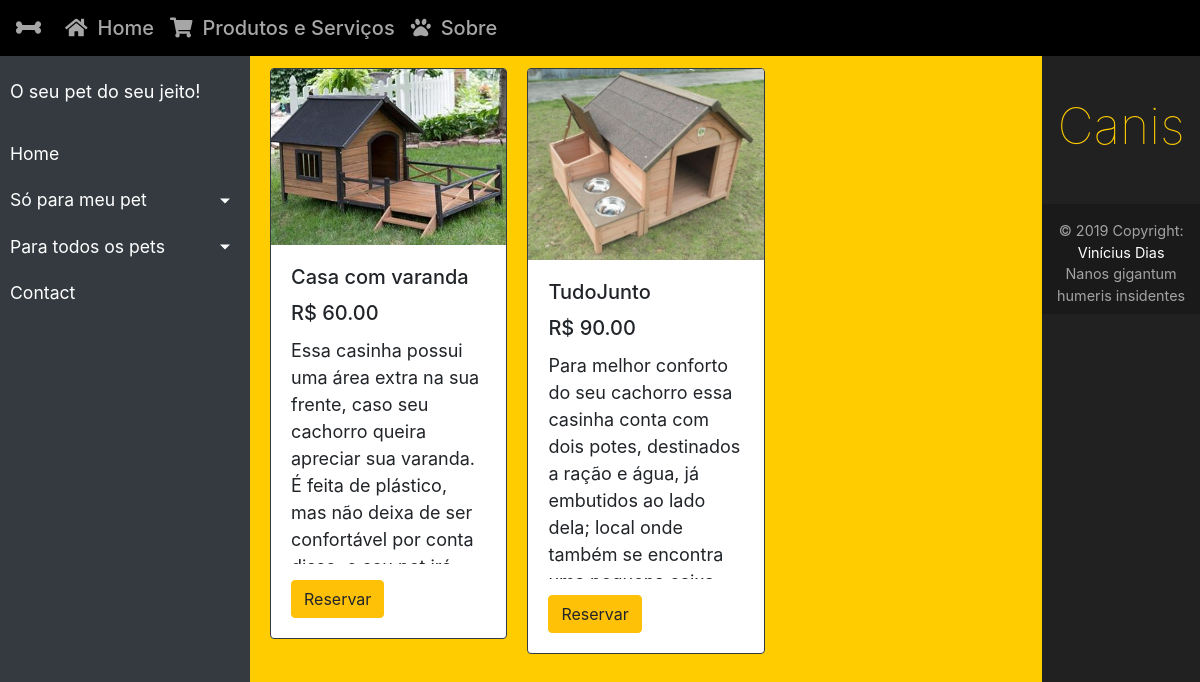
The app's page /incluir/paginas/TaMassaQuandoEuSouberMaisTenhoQueVerIsso.php with its own data.
### tables this page shows
CREATE TABLE `produtos` (
  `id` varchar(50) NOT NULL,
  `nome` varchar(50) DEFAULT NULL,
  `descricao` varchar(900) DEFAULT NULL,
  `preco` decimal(10,2) DEFAULT NULL,
  `quantidade` int(50) DEFAULT NULL,
  `imagem` varchar(200) DEFAULT NULL
);

### incluir/paginas/subPaginas_PS/todosProdutos.php (the view, shortened to what this page needs)
<div class="tab-pane fade show active" id="ToP" role="tabpanel" aria-labelledby="ToP-tab">
			<div class='card-columns' id='coluna01'>
	<?php
		mysqli_query($connect, "SET NAMES 'utf8'");
		mysqli_query($connect, 'SET character_set_connection=utf8');
		mysqli_query($connect, 'SET character_set_client=utf8');
		mysqli_query($connect, 'SET character_set_results=utf8');
		$sql = mysqli_query($connect, "SELECT * FROM produtos");
		while($resultado = mysqli_fetch_array($sql)){
			$id = $resultado['id'];
			$nome 		= $resultado['nome'];
			$descricao 	= $resultado['descricao'];
			$imagem 	= $resultado['imagem'];
			$preco 	= $resultado['preco'];
			echo "
      			<div class='card border-dark'>
	            	<img src='../imagens/produtos/".$imagem."' class='card-img-top' alt='...'>
	            	<div class='card-body'>
	              		<h5 class='card-title'>".$nome."</h5>
	              		<h5 class='card-title align'> R$ ".$preco."</h5>
	              		<p class='card-text' style='min-height: 5ch; max-height: 20ch;overflow: hidden;text-overflow: ellipsis;''>".$descricao."</p>
	              		<form method='POST' action='reserva.php'>
	              			<input type='text' name='idProduto'  value='".$id."' style='display: none;' required>";
	              			if ($_SESSION['user'] == 'deslogado'){
	              				echo '<h5 class="text-danger"> Entre para poder reservar </h5>';
	              			}else{
	              				echo "
				              		<button type='submit' class='btn btn-warning'>
									  Reservar
									</button>";
							}echo "
        				</form>
		            </div>
	        	</div>
			";
		}
	?>
	</div>
</div>

### incluir/paginas/TaMassaQuandoEuSouberMaisTenhoQueVerIsso.php (shortened to what this page needs)
<!DOCTYPE html>
<html>
<head>
  <?php include "../complementos/link.php"; ?>
  <link rel="stylesheet" type="text/css" href="../complementos/style_menuLateral.css">
</head>
<body>
  <?php include "../complementos/menu.php"; ?>
  <div class="wrapper">
        <nav id="sidebar" class="fixed-left">
            <ul class="list-unstyled components" id="pills-tab" role="tablist" style="border: none;">
                <p>O seu pet do seu jeito!</p>
                <li class="nav-item">
                    <a class="nav-link active" id="pills-home-tab" data-toggle="pill" href="#pills-home" role="tab" aria-controls="pills-home" aria-selected="true">Home</a>
                </li>
                <li>
                    <a href="#homeSubmenu" data-toggle="collapse" aria-expanded="false" class="dropdown-toggle">Só para meu pet</a>
                </li>
                <li>
                    <a href="#pageSubmenu" data-toggle="collapse" aria-expanded="false" class="dropdown-toggle">Para todos os pets</a>
                </li>
                <li class="nav-item">
    <a class="nav-link" id="pills-contact-tab" data-toggle="pill" href="#pills-contact" role="tab" aria-controls="pills-contact" aria-selected="false">Contact</a>
  </li>
            </ul>
        </nav>
        <div id="content">
            <div class="tab-content" id="pills-tabContent">
                <?php include 'subPaginas_PS/todosProdutos.php'; ?>
            </div>
        </div>
  <?php include "../complementos/footer.php"; ?>
</body>
</html>

### incluir/complementos/link.php (shortened to what this page needs)
<link rel="stylesheet" href="../bootstrap/css/bootstrap.min.css">
<link rel="stylesheet" href="../font-awesome/css/all.min.css">
<link rel="stylesheet" type="text/css" href="../../cascata.css">

### incluir/complementos/menu.php (shortened to what this page needs)
<?php if($linkAtivo != "cadastrar.php" and $linkAtivo != "entrar.php"){ ?>
	<nav class="navbar fixed-top navbar-expand navbar-dark bg-dark">
		<a <?php if($linkAtivo == "produtos_servicos.php"){echo 'style="cursor: pointer" id="sidebarCollapse"';}else{echo 'style="cursor: default;"';} ?> class="navbar-brand" href="#"><span><i <?php if($linkAtivo == "produtos_servicos.php"){echo 'style="font-size: 100%; color: #fff; transform: rotate(90deg);"';}else{echo 'style="color: rgba(255,255,255,.65); font-size: 100%;"';} ?> class="fas fa-bone"></i></span>
		</a>
		<div class="collapse navbar-collapse" id="navbarSupportedContent">
			<ul class="navbar-nav mr-auto">
				<li <?php if($linkAtivo == "index.php"){echo 'class="active"';} ?> class="nav-item">
					<a class="nav-link mb-0 h5 icone" href="../../index.php"><i  class="fas fa-home" style="font-size: 100%; margin-right: 10px;"></i>Home</a>
				</li>
				<li <?php if($linkAtivo == "produtos_servicos.php"){echo 'class="active"';} ?> class="nav-item">
					<a class="nav-link mb-0 h5 icone" href="produtos_servicos.php"><i  class="fas fa-shopping-cart antigo" style="font-size: 100%; margin-right: 10px;"></i>Produtos e Serviços</a>
				</li>
				<li <?php if($linkAtivo == "sobre.php"){echo 'class="active"';} ?> class="nav-item">
					<a class="nav-link mb-0 h5 icone" href="sobre.php" tabindex="-1" aria-disabled="true"><i  class="fas fa-paw" style="font-size: 100%; margin-right: 10px;"></i>Sobre</a>
				</li>
			</ul>
		</div>
	</nav>
<?php } ?>
<br><br>

### incluir/complementos/footer.php
<?php if($linkAtivo == "cadastrar.php" || $linkAtivo == "entrar.php"){?>
  <footer class="fixed-bottom page-footer font-small elegant-color-dark darken-3">
    <div class="footer-copyright text-center pt-3">&copy; 2019 Copyright:
      <a href="https://github.com/Anillas">Vinícius Dias</a>
    </div>
    <div class="footer-copyright text-center pb-2">
      Nanos gigantum humeris insidentes
    </div>
  </footer>
<?php }else{?>
  <footer class="page-footer font-small elegant-color-dark darken-3">
    <div class="container">
      <div class="row">
        <div class="col-md-12 py-5 text-center">
            <h2 class="mlc">  Canis  </h2>
        </div>
      </div>
    </div>
    <div class="footer-copyright text-center pt-3">© 2019 Copyright:
      <a href="https://github.com/Anillas" target="blank">Vinícius Dias</a>
    </div>
    <div class="footer-copyright text-center pb-2">
      Nanos gigantum humeris insidentes
    </div>
  </footer>
<?php } ?>

### cascata.css (style rules this page uses)
body { width: 100%; height: 100%; margin: 0px; padding: 0px; background: #fc0; overflow-x: hidden; }
.fas { color:rgba(255,255,255,.65) }
footer.page-footer { bottom: 0; color: #fff; }
footer.page-footer .footer-copyright { overflow: hidden; color: rgba(255, 255, 255, 0.6); background-color: rgba(0, 0, 0, 0.2); }
footer.page-footer a { color: #fff; }
.font-small { font-size: 0.9rem; }
.elegant-color-dark { background-color: #212121 !important; }
.elegant-color-dark.darken-3 { background-color: #212121 !important; }
.mlc { color: #fc0; }
h2 { font-size: 50px; margin-bottom: 0px; font-weight: 100; }
p { font-size: 18px; }
a:link { text-decoration:none; }

### incluir/complementos/style_menuLateral.css (style rules this page uses)
a, a:hover, a:focus { color: inherit; text-decoration: none; transition: all 0.3s; }
.wrapper { display: flex; }
#sidebar { min-height: 100vh; min-width: 250px; background: #343a40; color: #fff; transition: all 0.8s cubic-bezier(0.945, 0.020, 0.270, 0.665); transform-origin: bottom left; }
#sidebar ul.components { padding: 20px 0; }
#sidebar ul p { color: #fff; padding: 10px; }
#sidebar ul li a { padding: 10px; font-size: 1.1em; display: block; }
a[data-toggle="collapse"] { position: relative; }
.dropdown-toggle::after { display: block; position: absolute; top: 50%; right: 20px; transform: translateY(-50%); }
#content { width: 100%; padding: 20px; min-height: auto; transition: all 0.3s; }

### records on screen
produtos: imagem (picture), nome "Casa com varanda", preco "60.00", descricao "Essa casinha possui uma área extra na sua frente, caso seu cachorro queira apreciar sua varanda. É feita de plástico, mas não deixa de ser confortável por conta…"
produtos: imagem (picture), nome "TudoJunto", preco "90.00", descricao "Para melhor conforto do seu cachorro essa casinha conta com dois potes, destinados a ração e água, já embutidos ao lado dela; local onde também se encontra…"
